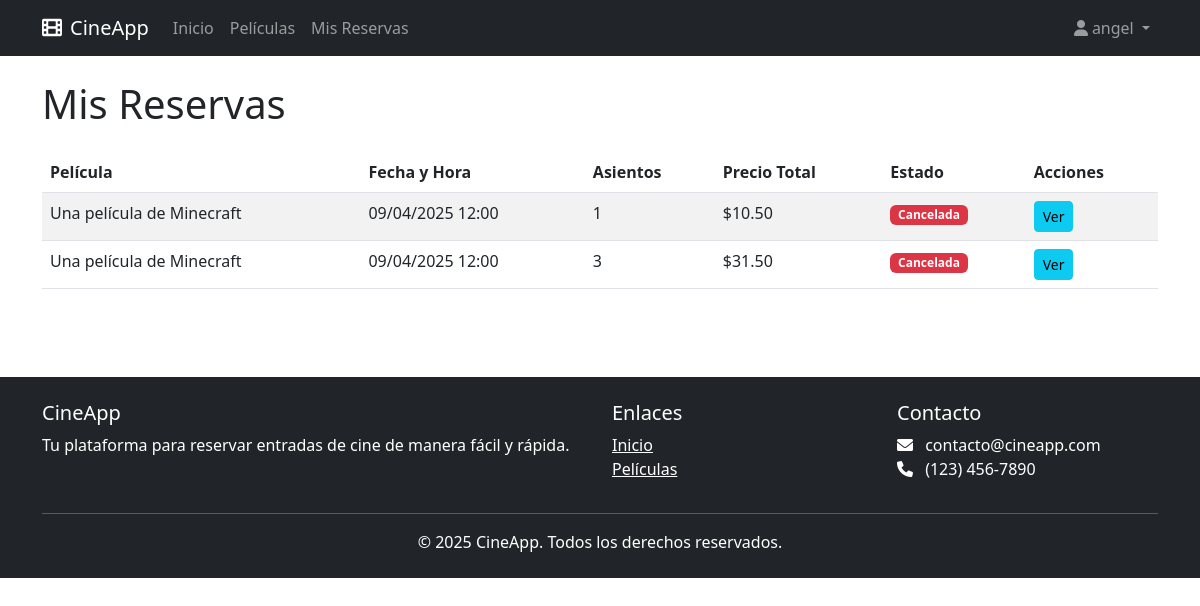
The app's page /reservations/ (signed in) with its own data.
### reservations/models.py (models this page shows, shortened)
class Reservation(models.Model):
    STATUS_CHOICES = [
        ('PENDING', 'Pendiente'),
        ('CONFIRMED', 'Confirmada'),
        ('CANCELLED', 'Cancelada'),
    ]
    reference_code = models.UUIDField(default=uuid.uuid4, editable=False, unique=True)
    user = models.ForeignKey(User, on_delete=models.CASCADE, related_name='reservations')
    showtime = models.ForeignKey(ShowTime, on_delete=models.CASCADE, related_name='reservations')
    num_seats = models.IntegerField()
    created_at = models.DateTimeField(auto_now_add=True)
    status = models.CharField(max_length=10, choices=STATUS_CHOICES, default='PENDING')
    @property
    def total_price(self):
        return self.showtime.price * self.num_seats

class ShowTime(models.Model):
    movie = models.ForeignKey(Movie, on_delete=models.CASCADE, related_name='showtimes')
    theater = models.ForeignKey(Theater, on_delete=models.CASCADE, related_name='showtimes')
    start_time = models.DateTimeField()
    end_time = models.DateTimeField()
    price = models.DecimalField(max_digits=6, decimal_places=2)
    class Meta:
        unique_together = ('theater', 'start_time')

class Movie(models.Model):
    tmdb_id = models.IntegerField(unique=True)
    title = models.CharField(max_length=255)
    overview = models.TextField()
    poster_path = models.CharField(max_length=255, null=True, blank=True)
    release_date = models.DateField()

### reservations/views.py (the view)
# urls.py: path('reservations/', views.user_reservations, name='user_reservations'),
@login_required
def user_reservations(request):
    reservations = Reservation.objects.filter(user=request.user).order_by('-created_at')
    context = {
        'reservations': reservations
    }
    return render(request, 'reservations/user_reservations.html', context)

### templates/reservations/user_reservations.html (shortened to what this page needs)
{% extends 'base.html' %}
{% block content %}
<h1 class="mb-4">Mis Reservas</h1>
{% if reservations %}
<div class="table-responsive">
    <table class="table table-striped">
        <thead>
            <tr>
                <th>Película</th>
                <th>Fecha y Hora</th>
                <th>Asientos</th>
                <th>Precio Total</th>
                <th>Estado</th>
                <th>Acciones</th>
            </tr>
        </thead>
        <tbody>
            {% for reservation in reservations %}
            <tr>
                <td>{{ reservation.showtime.movie.title }}</td>
                <td>{{ reservation.showtime.start_time|date:"d/m/Y H:i" }}</td>
                <td>{{ reservation.num_seats }}</td>
                <td>${{ reservation.total_price }}</td>
                <td>
                    {% if reservation.status == 'PENDING' %}
                    <span class="badge bg-warning text-dark">Pendiente</span>
                    {% elif reservation.status == 'CONFIRMED' %}
                    <span class="badge bg-success">Confirmada</span>
                    {% elif reservation.status == 'CANCELLED' %}
                    <span class="badge bg-danger">Cancelada</span>
                    {% endif %}
                </td>
                <td>
                    <a href="{% url 'reservation_detail' reservation_id=reservation.id %}" class="btn btn-sm btn-info">Ver</a>
                </td>
            </tr>
            {% endfor %}
        </tbody>
    </table>
</div>
{% else %}
<div class="alert alert-info">
    No tienes reservas actualmente. <a href="{% url 'movie_list' %}">Ver películas disponibles</a>.
</div>
{% endif %}
{% endblock %}

### templates/base.html (shortened to what this page needs)
<!DOCTYPE html>
<html lang="es">
<head>
    <link href="https://cdn.jsdelivr.net/npm/bootstrap@5.3.0/dist/css/bootstrap.min.css" rel="stylesheet">
    <link rel="stylesheet" href="https://cdnjs.cloudflare.com/ajax/libs/font-awesome/6.0.0/css/all.min.css">
</head>
<body>
    <nav class="navbar navbar-expand-lg navbar-dark bg-dark">
        <div class="container">
            <a class="navbar-brand" href="{% url 'home' %}">
                <i class="fas fa-film me-2"></i>CineApp
            </a>
            <div class="collapse navbar-collapse" id="navbarNav">
                <ul class="navbar-nav me-auto">
                    <li class="nav-item">
                        <a class="nav-link" href="{% url 'home' %}">Inicio</a>
                    </li>
                    <li class="nav-item">
                        <a class="nav-link" href="{% url 'movie_list' %}">Películas</a>
                    </li>
                    {% if user.is_authenticated %}
                    <li class="nav-item">
                        <a class="nav-link" href="{% url 'user_reservations' %}">Mis Reservas</a>
                    </li>
                    {% endif %}
                </ul>
                <ul class="navbar-nav ms-auto">
                    {% if user.is_authenticated %}
                    <li class="nav-item dropdown">
                        <a class="nav-link dropdown-toggle" href="#" id="userDropdown" role="button" data-bs-toggle="dropdown">
                            <i class="fas fa-user me-1"></i>{{ user.username }}
                        </a>
                    </li>
                    {% endif %}
                </ul>
            </div>
        </div>
    </nav>
    <main class="container py-4">
        {% block content %}{% endblock %}
    </main>
    <footer class="bg-dark text-white">
        <div class="container">
            <div class="row">
                <div class="col-md-6">
                    <h5>CineApp</h5>
                    <p>Tu plataforma para reservar entradas de cine de manera fácil y rápida.</p>
                </div>
                <div class="col-md-3">
                    <h5>Enlaces</h5>
                    <ul class="list-unstyled">
                        <li><a href="{% url 'home' %}" class="text-white">Inicio</a></li>
                        <li><a href="{% url 'movie_list' %}" class="text-white">Películas</a></li>
                    </ul>
                </div>
                <div class="col-md-3">
                    <h5>Contacto</h5>
                    <ul class="list-unstyled">
                        <li><i class="fas fa-envelope me-2"></i> contacto@cineapp.com</li>
                        <li><i class="fas fa-phone me-2"></i> (123) 456-7890</li>
                    </ul>
                </div>
            </div>
            <hr class="bg-light">
            <div class="text-center">
                <p class="mb-0">&copy; {% now "Y" %} CineApp. Todos los derechos reservados.</p>
            </div>
        </div>
    </footer>
</body>
</html>

### templates/base.html (style rules this page uses)
footer { margin-top: 3rem; padding: 1.5rem 0; background-color: #f8f9fa; }

### records on screen
Reservation: showtime.movie "Una película de Minecraft", showtime.start_time "09/04/2025 12:00", num_seats "1", total_price "10.50", status "Cancelada"
Reservation: showtime.movie "Una película de Minecraft", showtime.start_time "09/04/2025 12:00", num_seats "3", total_price "31.50", status "Cancelada"

### other values on screen
{{ user.username }} "angel"
